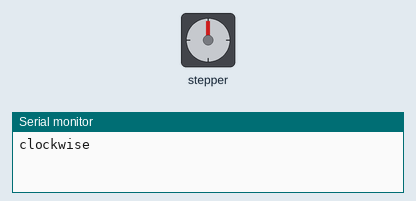
Recording of a sketch running on a simulated Arduino Uno, built with avr-gcc and run on an emulated ATmega328P. Shown: stepper motor, the last lines printed to the serial monitor. Stepper angles assume 200 steps per turn.

Above: at 0.15 s.
At 9.8 s:
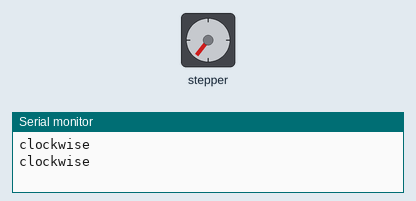
At 19.75 s:
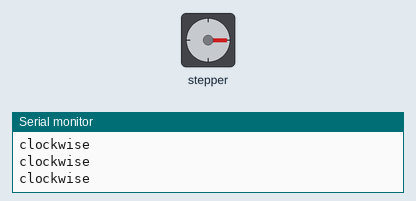
At 39.65 s:
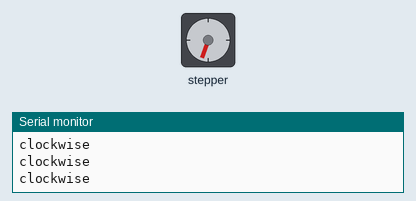
Timing chart, 0 to 40.0 s (numbered marks = the images above):
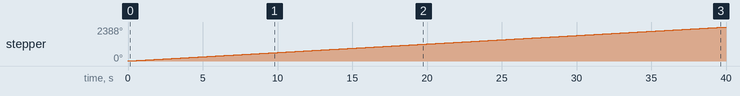

Measured:
- by itself, stepper: keeps turning clockwise at about 60°/s

The sketch:

stepper_360degrees.ino
```cpp
/*
 Stepper Motor Control - one revolution

 This program drives a unipolar or bipolar stepper motor.
 The motor is attached to digital pins 8 - 11 of the Arduino.

 The motor should revolve one revolution in one direction, then
 one revolution in the other direction.


 Created 11 Mar. 2007
 Modified 30 Nov. 2009
 by Tom Igoe

 =======================================================
 References
 - Stepper motor - NEMA-17 size - 200 steps/rev, 12V 350mA
 https://www.adafruit.com/product/324
 https://cdn-shop.adafruit.com/product-files/324/C140-A+datasheet.jpg

 - L298N Dual Motor Controller Modules with Arduino
 http://www.instructables.com/id/Control-DC-and-stepper-motors-with-L298N-Dual-Moto/
 http://tronixstuff.com/2014/11/25/tutorial-l298n-dual-motor-controller-modules-and-arduino//
 https://tronixlabs.com.au/robotics/motor-controllers/l298n-dual-motor-controller-module-2a-australia/

 */

#include <Stepper.h>

const int stepsPerRevolution = 200;  // change this to fit the number of steps per revolution
// for your motor

// initialize the stepper library on pins 8 through 11:
Stepper myStepper(stepsPerRevolution, 8, 9, 10, 11);

void setup() {
  // set the speed at 60 rpm:
  myStepper.setSpeed(10);
  // initialize the serial port:
  Serial.begin(9600);
}

void loop() {
  // step one revolution  in one direction:
  Serial.println("clockwise");
  myStepper.step(stepsPerRevolution);
  //delay(500);

  // step one revolution in the other direction:
//  Serial.println("counterclockwise");
//  myStepper.step(-stepsPerRevolution);
//  delay(500);
}
```
